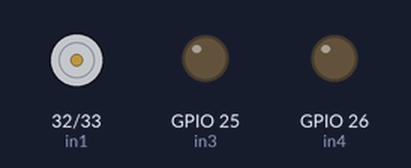
The sketch below on a simulated ESP32. Parts: motor-driver pin pairs drawn as motors (green arrow = first pin HIGH = forward, orange = second pin HIGH = backward, longer = more drive), output pins drawn as LEDs (lit = HIGH).

Above: at 1.0 s.
Timing chart, 0 to 4.7 s (numbered marks = the images above):
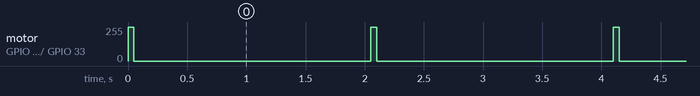

The sketch:

solenoid_test.ino
```cpp
int in1 = 32;
int in2 = 33;
int in3 = 25;
int in4 = 26;

void setup()
{
  pinMode(in1, OUTPUT);
  pinMode(in2, OUTPUT);
  digitalWrite(in1, LOW);
  digitalWrite(in2, LOW);
  pinMode(in3, OUTPUT);
  pinMode(in4, OUTPUT);
  digitalWrite(in3, LOW);
  digitalWrite(in4, LOW);
}

void loop()
{
//The same in, set at low, then moved to high then low
  digitalWrite(in1, HIGH);
  delay(50);
  digitalWrite(in1, LOW);
  delay(2000);

////different ins for the same solenoid
//  digitalWrite(in1, HIGH);
//  delay(50);
//  digitalWrite(in1, LOW);
//  delay(1000);
//  digitalWrite(in2, HIGH);
//  delay(50);
//  digitalWrite(in2, LOW);

////two at a time:
//  digitalWrite(in1, HIGH);
//  digitalWrite(in3, HIGH);
//  delay(50);
//  digitalWrite(in1, LOW);
//  digitalWrite(in3, LOW);
//  delay(1000);
//  digitalWrite(in2, HIGH);
//  digitalWrite(in3, HIGH); //can use in4 here too
//  delay(50);
//  digitalWrite(in2, LOW);
//  digitalWrite(in3, LOW); //can use in4 here too
}
```

Measured:
- by itself, motor on GPIO 32 (in1) / GPIO 33 (in2): alternates forward 255/255 for 0.05 s and stopped for 2.0 s
